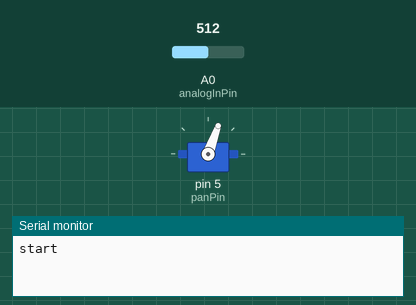
Bench run of a sketch on a simulated Arduino Uno, built with avr-gcc and run on an emulated ATmega328P. Shown: servo, the last lines printed to the serial monitor. The inputs (shaded band) are chosen by the test bench; at power-on: A0 (analogInPin) = 512.

Above: at 0.05 s.
At 1.45 s:
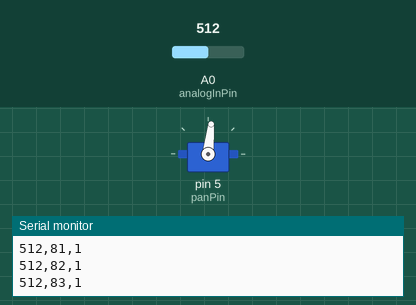
At 2.9 s:
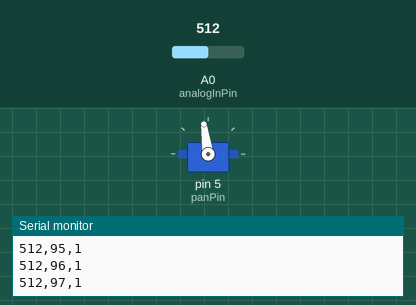
At 7.1 s:
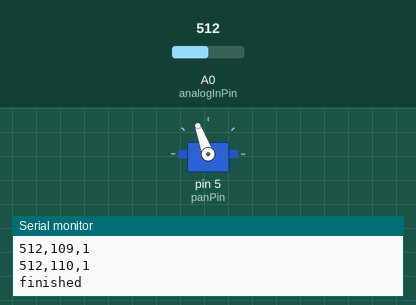
Timing chart, 0 to 9.3 s (numbered marks = the images above):
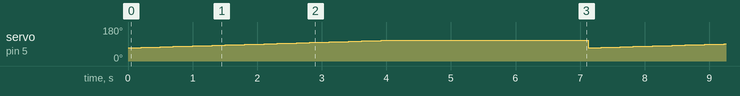

The sketch:

arduino2D.ino
```cpp
#include <Servo.h> // Include the servo library

// These constants won't change. They're used to give names to the pins used:
const int analogInPin = A0;  // Analog input pin that the IR sensor
const int panPin = 5; // Digital output pin for the servo angle signal
const int tiltPin = 6; // Digital output pin for the servo angle signal

// values read from the IR sensor
int sensorValue = 0;
int read1 = 0;
int read2 = 0;
int read3 = 0;

int pan = 0; // variable to store the servo position

Servo servo1;  // create servo object to control a servo

void setup() {
  // initialize serial communications at 9600 bps:
  Serial.begin(9600);
  servo1.attach(panPin);  // attaches the servo on pin 5 to the servo object
}

void loop() {
  Serial.println("start");
  for (pan = 70; pan <= 110; pan += 1) { // goes from 0 degrees to 60 degrees in steps of 1 degree
    servo1.write(pan); // tell servo1 to go to position in variable 'pan'
    delay(100); // waits 100ms for the sensor power to fluctuate, 40ms according to the datasheet, 100ms for good measure
      sensorValue = analogRead(analogInPin);
      printStatus(sensorValue, pan, 1);
  }
  Serial.println("finished");
  delay(3000);
}

void printStatus(int sensor, int pan, int tilt) {
  // print the results to the Serial Monitor:
  Serial.print(sensorValue);
  Serial.print(',');
  Serial.print(pan);
  Serial.print(',');
  Serial.print(tilt);
  Serial.println();
}
```

Measured:
- by itself, servo on pin 5 (panPin): ramps from 70° to 110° and jumps back, once every 7.1 s
